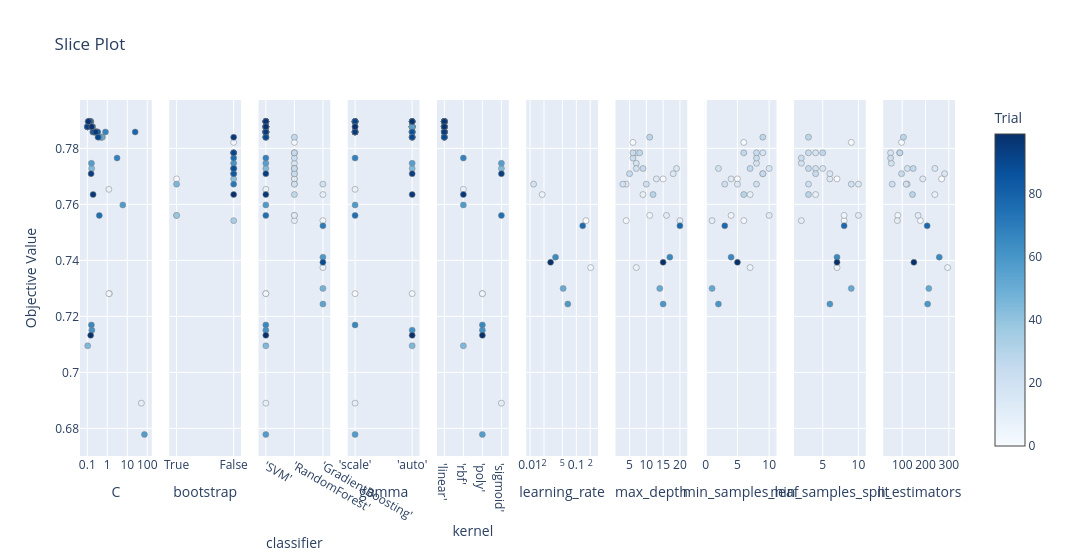

The notebook cell this image was saved under:
### Code cell
# 3. Slice Plot
plot_slice(study).show()

### Figure 1 — Plotly figure (JSON) as saved in the notebook; plotly's stock layout.template omitted (floating-point values rounded to 4 significant figures)
{"data": [{"marker": {"color": [0, 4, 7, 9, 28, 29, 30, 31, 32, 33, 34, 35, 36, 37, 38, 39, 40, 41, 42, 43, 44, 45, 46, 48, 49, 50, 51, 52, 53, 55, 56, 57, 58, 60, 61, 62, 63, 64, 65, 66, 67, 68, 69, 71, 72, 73, 74, 75, 76, 77, 78, 79, 80, 81, 82, 83, 84, 85, 86, 87, 88, 90, 91, 92, 93, 94, 95, 96, 97, 98, 99], "colorbar": {"title": {"text": "Trial"}, "x": 1, "xpad": 40}, "colorscale": [[0, "rgb(247,251,255)"], [0.125, "rgb(222,235,247)"], [0.25, "rgb(198,219,239)"], [0.375, "rgb(158,202,225)"], [0.5, "rgb(107,174,214)"], [0.625, "rgb(66,146,198)"], [0.75, "rgb(33,113,181)"], [0.875, "rgb(8,81,156)"], [1, "rgb(8,48,107)"]], "line": {"color": "Grey", "width": 0.5}, "showscale": true}, "mode": "markers", "name": "Feasible Trial", "showlegend": false, "type": "scatter", "x": [1.278, 1.21, 1.201, 50.89, 0.1036, 0.1378, 0.111, 0.1024, 0.106, 0.1029, 0.1047, 0.2862, 0.3268, 0.2862, 0.2669, 0.1108, 0.2566, 0.104, 0.1793, 0.567, 0.1656, 0.1049, 0.5213, 0.1835, 0.5319, 0.1705, 0.1007, 0.1854, 0.1575, 0.1009, 0.1614, 72.24, 5.984, 0.4105, 0.1386, 0.1696, 0.1508, 0.2322, 0.148, 0.1606, 0.8116, 3.091, 0.1386, 0.1364, 0.1456, 0.23, 0.1352, 0.4, 0.2252, 0.1298, 24.92, 0.1295, 0.2901, 0.1322, 0.1379, 0.2216, 0.3307, 0.1303, 0.1889, 0.1267, 0.2115, 0.3455, 0.1302, 0.1297, 0.1017, 0.1551, 0.2644, 0.1951, 0.1131, 0.1674, 0.1478], "xaxis": "x", "y": [0.7281, 0.7281, 0.7654, 0.689, 0.7877, 0.7896, 0.7896, 0.7877, 0.7877, 0.7877, 0.7877, 0.7858, 0.7858, 0.7858, 0.7858, 0.7896, 0.7858, 0.7877, 0.7877, 0.784, 0.7728, 0.7095, 0.784, 0.7877, 0.784, 0.7877, 0.7877, 0.7877, 0.7877, 0.7877, 0.7747, 0.6778, 0.7598, 0.784, 0.7896, 0.7151, 0.7896, 0.7858, 0.7896, 0.7169, 0.7858, 0.7765, 0.7896, 0.7896, 0.7896, 0.7858, 0.7896, 0.7561, 0.7858, 0.7896, 0.7858, 0.7896, 0.7858, 0.7896, 0.7896, 0.7858, 0.7858, 0.7896, 0.7858, 0.7896, 0.7858, 0.784, 0.7896, 0.7896, 0.7877, 0.7709, 0.7858, 0.7635, 0.7896, 0.7877, 0.7132], "yaxis": "y"}, {"marker": {"color": [1, 5, 11, 13, 2, 10, 12, 14, 15, 16, 17, 18, 20, 21, 22, 23, 24, 25, 26, 27], "colorbar": {"title": {"text": "Trial"}, "x": 1, "xpad": 40}, "colorscale": [[0, "rgb(247,251,255)"], [0.125, "rgb(222,235,247)"], [0.25, "rgb(198,219,239)"], [0.375, "rgb(158,202,225)"], [0.5, "rgb(107,174,214)"], [0.625, "rgb(66,146,198)"], [0.75, "rgb(33,113,181)"], [0.875, "rgb(8,81,156)"], [1, "rgb(8,48,107)"]], "line": {"color": "Grey", "width": 0.5}, "showscale": false}, "mode": "markers", "name": "Feasible Trial", "showlegend": false, "type": "scatter", "x": ["True", "True", "True", "True", "False", "False", "False", "False", "False", "False", "False", "False", "False", "False", "False", "False", "False", "False", "False", "False"], "xaxis": "x2", "y": [0.7691, 0.7561, 0.7561, 0.7672, 0.7821, 0.7542, 0.7691, 0.7709, 0.7728, 0.7784, 0.7747, 0.7728, 0.7672, 0.7765, 0.7784, 0.7709, 0.7728, 0.7784, 0.784, 0.7635], "yaxis": "y2"}, {"marker": {"color": [0, 4, 7, 9, 28, 29, 30, 31, 32, 33, 34, 35, 36, 37, 38, 39, 40, 41, 42, 43, 44, 45, 46, 48, 49, 50, 51, 52, 53, 55, 56, 57, 58, 60, 61, 62, 63, 64, 65, 66, 67, 68, 69, 71, 72, 73, 74, 75, 76, 77, 78, 79, 80, 81, 82, 83, 84, 85, 86, 87, 88, 90, 91, 92, 93, 94, 95, 96, 97, 98, 99, 1, 2, 5, 10, 11, 12, 13, 14, 15, 16, 17, 18, 20, 21, 22, 23, 24, 25, 26, 27, 3, 6, 8, 19, 47, 54, 59, 70, 89], "colorbar": {"title": {"text": "Trial"}, "x": 1, "xpad": 40}, "colorscale": [[0, "rgb(247,251,255)"], [0.125, "rgb(222,235,247)"], [0.25, "rgb(198,219,239)"], [0.375, "rgb(158,202,225)"], [0.5, "rgb(107,174,214)"], [0.625, "rgb(66,146,198)"], [0.75, "rgb(33,113,181)"], [0.875, "rgb(8,81,156)"], [1, "rgb(8,48,107)"]], "line": {"color": "Grey", "width": 0.5}, "showscale": false}, "mode": "markers", "name": "Feasible Trial", "showlegend": false, "type": "scatter", "x": ["'SVM'", "'SVM'", "'SVM'", "'SVM'", "'SVM'", "'SVM'", "'SVM'", "'SVM'", "'SVM'", "'SVM'", "'SVM'", "'SVM'", "'SVM'", "'SVM'", "'SVM'", "'SVM'", "'SVM'", "'SVM'", "'SVM'", "'SVM'", "'SVM'", "'SVM'", "'SVM'", "'SVM'", "'SVM'", "'SVM'", "'SVM'", "'SVM'", "'SVM'", "'SVM'", "'SVM'", "'SVM'", "'SVM'", "'SVM'", "'SVM'", "'SVM'", "'SVM'", "'SVM'", "'SVM'", "'SVM'", "'SVM'", "'SVM'", "'SVM'", "'SVM'", "'SVM'", "'SVM'", "'SVM'", "'SVM'", "'SVM'", "'SVM'", "'SVM'", "'SVM'", "'SVM'", "'SVM'", "'SVM'", "'SVM'", "'SVM'", "'SVM'", "'SVM'", "'SVM'", "'SVM'", "'SVM'", "'SVM'", "'SVM'", "'SVM'", "'SVM'", "'SVM'", "'SVM'", "'SVM'", "'SVM'", "'SVM'", "'RandomForest'", "'RandomForest'", "'RandomForest'", "'RandomForest'", "'RandomForest'", "'RandomForest'", "'RandomForest'", "'RandomForest'", "'RandomForest'", "'RandomForest'", "'RandomForest'", "'RandomForest'", "'RandomForest'", "'RandomForest'", "'RandomForest'", "'RandomForest'", "'RandomForest'", "'RandomForest'", "'RandomForest'", "'RandomForest'", "'GradientBoosting'", "'GradientBoosting'", "'GradientBoosting'", "'GradientBoosting'", "'GradientBoosting'", "'GradientBoosting'", "'GradientBoosting'", "'GradientBoosting'", "'GradientBoosting'"], "xaxis": "x3", "y": [0.7281, 0.7281, 0.7654, 0.689, 0.7877, 0.7896, 0.7896, 0.7877, 0.7877, 0.7877, 0.7877, 0.7858, 0.7858, 0.7858, 0.7858, 0.7896, 0.7858, 0.7877, 0.7877, 0.784, 0.7728, 0.7095, 0.784, 0.7877, 0.784, 0.7877, 0.7877, 0.7877, 0.7877, 0.7877, 0.7747, 0.6778, 0.7598, 0.784, 0.7896, 0.7151, 0.7896, 0.7858, 0.7896, 0.7169, 0.7858, 0.7765, 0.7896, 0.7896, 0.7896, 0.7858, 0.7896, 0.7561, 0.7858, 0.7896, 0.7858, 0.7896, 0.7858, 0.7896, 0.7896, 0.7858, 0.7858, 0.7896, 0.7858, 0.7896, 0.7858, 0.784, 0.7896, 0.7896, 0.7877, 0.7709, 0.7858, 0.7635, 0.7896, 0.7877, 0.7132, 0.7691, 0.7821, 0.7561, 0.7542, 0.7561, 0.7691, 0.7672, 0.7709, 0.7728, 0.7784, 0.7747, 0.7728, 0.7672, 0.7765, 0.7784, 0.7709, 0.7728, 0.7784, 0.784, 0.7635, 0.7542, 0.7374, 0.7635, 0.7672, 0.73, 0.7244, 0.7412, 0.7523, 0.7393], "yaxis": "y3"}, {"marker": {"color": [0, 7, 9, 57, 58, 65, 66, 67, 68, 69, 71, 72, 73, 74, 75, 76, 77, 78, 79, 80, 81, 82, 83, 84, 88, 91, 92, 93, 95, 98, 4, 28, 29, 30, 31, 32, 33, 34, 35, 36, 37, 38, 39, 40, 41, 42, 43, 44, 45, 46, 48, 49, 50, 51, 52, 53, 55, 56, 60, 61, 62, 63, 64, 85, 86, 87, 90, 94, 96, 97, 99], "colorbar": {"title": {"text": "Trial"}, "x": 1, "xpad": 40}, "colorscale": [[0, "rgb(247,251,255)"], [0.125, "rgb(222,235,247)"], [0.25, "rgb(198,219,239)"], [0.375, "rgb(158,202,225)"], [0.5, "rgb(107,174,214)"], [0.625, "rgb(66,146,198)"], [0.75, "rgb(33,113,181)"], [0.875, "rgb(8,81,156)"], [1, "rgb(8,48,107)"]], "line": {"color": "Grey", "width": 0.5}, "showscale": false}, "mode": "markers", "name": "Feasible Trial", "showlegend": false, "type": "scatter", "x": ["'scale'", "'scale'", "'scale'", "'scale'", "'scale'", "'scale'", "'scale'", "'scale'", "'scale'", "'scale'", "'scale'", "'scale'", "'scale'", "'scale'", "'scale'", "'scale'", "'scale'", "'scale'", "'scale'", "'scale'", "'scale'", "'scale'", "'scale'", "'scale'", "'scale'", "'scale'", "'scale'", "'scale'", "'scale'", "'scale'", "'auto'", "'auto'", "'auto'", "'auto'", "'auto'", "'auto'", "'auto'", "'auto'", "'auto'", "'auto'", "'auto'", "'auto'", "'auto'", "'auto'", "'auto'", "'auto'", "'auto'", "'auto'", "'auto'", "'auto'", "'auto'", "'auto'", "'auto'", "'auto'", "'auto'", "'auto'", "'auto'", "'auto'", "'auto'", "'auto'", "'auto'", "'auto'", "'auto'", "'auto'", "'auto'", "'auto'", "'auto'", "'auto'", "'auto'", "'auto'", "'auto'"], "xaxis": "x4", "y": [0.7281, 0.7654, 0.689, 0.6778, 0.7598, 0.7896, 0.7169, 0.7858, 0.7765, 0.7896, 0.7896, 0.7896, 0.7858, 0.7896, 0.7561, 0.7858, 0.7896, 0.7858, 0.7896, 0.7858, 0.7896, 0.7896, 0.7858, 0.7858, 0.7858, 0.7896, 0.7896, 0.7877, 0.7858, 0.7877, 0.7281, 0.7877, 0.7896, 0.7896, 0.7877, 0.7877, 0.7877, 0.7877, 0.7858, 0.7858, 0.7858, 0.7858, 0.7896, 0.7858, 0.7877, 0.7877, 0.784, 0.7728, 0.7095, 0.784, 0.7877, 0.784, 0.7877, 0.7877, 0.7877, 0.7877, 0.7877, 0.7747, 0.784, 0.7896, 0.7151, 0.7896, 0.7858, 0.7896, 0.7858, 0.7896, 0.784, 0.7709, 0.7635, 0.7896, 0.7132], "yaxis": "y4"}, {"marker": {"color": [28, 29, 30, 31, 32, 33, 34, 35, 36, 37, 38, 39, 40, 41, 42, 43, 46, 48, 49, 50, 51, 52, 53, 55, 60, 61, 63, 64, 65, 67, 69, 71, 72, 73, 74, 76, 77, 78, 79, 80, 81, 82, 83, 84, 85, 86, 87, 88, 90, 91, 92, 93, 95, 97, 98, 7, 45, 58, 68, 96, 0, 4, 57, 62, 66, 99, 9, 44, 56, 75, 94], "colorbar": {"title": {"text": "Trial"}, "x": 1, "xpad": 40}, "colorscale": [[0, "rgb(247,251,255)"], [0.125, "rgb(222,235,247)"], [0.25, "rgb(198,219,239)"], [0.375, "rgb(158,202,225)"], [0.5, "rgb(107,174,214)"], [0.625, "rgb(66,146,198)"], [0.75, "rgb(33,113,181)"], [0.875, "rgb(8,81,156)"], [1, "rgb(8,48,107)"]], "line": {"color": "Grey", "width": 0.5}, "showscale": false}, "mode": "markers", "name": "Feasible Trial", "showlegend": false, "type": "scatter", "x": ["'linear'", "'linear'", "'linear'", "'linear'", "'linear'", "'linear'", "'linear'", "'linear'", "'linear'", "'linear'", "'linear'", "'linear'", "'linear'", "'linear'", "'linear'", "'linear'", "'linear'", "'linear'", "'linear'", "'linear'", "'linear'", "'linear'", "'linear'", "'linear'", "'linear'", "'linear'", "'linear'", "'linear'", "'linear'", "'linear'", "'linear'", "'linear'", "'linear'", "'linear'", "'linear'", "'linear'", "'linear'", "'linear'", "'linear'", "'linear'", "'linear'", "'linear'", "'linear'", "'linear'", "'linear'", "'linear'", "'linear'", "'linear'", "'linear'", "'linear'", "'linear'", "'linear'", "'linear'", "'linear'", "'linear'", "'rbf'", "'rbf'", "'rbf'", "'rbf'", "'rbf'", "'poly'", "'poly'", "'poly'", "'poly'", "'poly'", "'poly'", "'sigmoid'", "'sigmoid'", "'sigmoid'", "'sigmoid'", "'sigmoid'"], "xaxis": "x5", "y": [0.7877, 0.7896, 0.7896, 0.7877, 0.7877, 0.7877, 0.7877, 0.7858, 0.7858, 0.7858, 0.7858, 0.7896, 0.7858, 0.7877, 0.7877, 0.784, 0.784, 0.7877, 0.784, 0.7877, 0.7877, 0.7877, 0.7877, 0.7877, 0.784, 0.7896, 0.7896, 0.7858, 0.7896, 0.7858, 0.7896, 0.7896, 0.7896, 0.7858, 0.7896, 0.7858, 0.7896, 0.7858, 0.7896, 0.7858, 0.7896, 0.7896, 0.7858, 0.7858, 0.7896, 0.7858, 0.7896, 0.7858, 0.784, 0.7896, 0.7896, 0.7877, 0.7858, 0.7896, 0.7877, 0.7654, 0.7095, 0.7598, 0.7765, 0.7635, 0.7281, 0.7281, 0.6778, 0.7151, 0.7169, 0.7132, 0.689, 0.7728, 0.7747, 0.7561, 0.7709], "yaxis": "y5"}, {"marker": {"color": [3, 6, 8, 19, 47, 54, 59, 70, 89], "colorbar": {"title": {"text": "Trial"}, "x": 1, "xpad": 40}, "colorscale": [[0, "rgb(247,251,255)"], [0.125, "rgb(222,235,247)"], [0.25, "rgb(198,219,239)"], [0.375, "rgb(158,202,225)"], [0.5, "rgb(107,174,214)"], [0.625, "rgb(66,146,198)"], [0.75, "rgb(33,113,181)"], [0.875, "rgb(8,81,156)"], [1, "rgb(8,48,107)"]], "line": {"color": "Grey", "width": 0.5}, "showscale": false}, "mode": "markers", "name": "Feasible Trial", "showlegend": false, "type": "scatter", "x": [0.1617, 0.2042, 0.01824, 0.0119, 0.05192, 0.06556, 0.03553, 0.1374, 0.02777], "xaxis": "x6", "y": [0.7542, 0.7374, 0.7635, 0.7672, 0.73, 0.7244, 0.7412, 0.7523, 0.7393], "yaxis": "y6"}, {"marker": {"color": [1, 2, 3, 5, 6, 8, 10, 11, 12, 13, 14, 15, 16, 17, 18, 19, 20, 21, 22, 23, 24, 25, 26, 27, 47, 54, 59, 70, 89], "colorbar": {"title": {"text": "Trial"}, "x": 1, "xpad": 40}, "colorscale": [[0, "rgb(247,251,255)"], [0.125, "rgb(222,235,247)"], [0.25, "rgb(198,219,239)"], [0.375, "rgb(158,202,225)"], [0.5, "rgb(107,174,214)"], [0.625, "rgb(66,146,198)"], [0.75, "rgb(33,113,181)"], [0.875, "rgb(8,81,156)"], [1, "rgb(8,48,107)"]], "line": {"color": "Grey", "width": 0.5}, "showscale": false}, "mode": "markers", "name": "Feasible Trial", "showlegend": false, "type": "scatter", "x": [15, 6, 4, 11, 7, 9, 20, 16, 13, 4, 18, 19, 7, 7, 7, 3, 10, 6, 6, 5, 9, 8, 11, 12, 14, 15, 17, 20, 15], "xaxis": "x7", "y": [0.7691, 0.7821, 0.7542, 0.7561, 0.7374, 0.7635, 0.7542, 0.7561, 0.7691, 0.7672, 0.7709, 0.7728, 0.7784, 0.7747, 0.7728, 0.7672, 0.7672, 0.7765, 0.7784, 0.7709, 0.7728, 0.7784, 0.784, 0.7635, 0.73, 0.7244, 0.7412, 0.7523, 0.7393], "yaxis": "y7"}, {"marker": {"color": [1, 2, 3, 5, 6, 8, 10, 11, 12, 13, 14, 15, 16, 17, 18, 19, 20, 21, 22, 23, 24, 25, 26, 27, 47, 54, 59, 70, 89], "colorbar": {"title": {"text": "Trial"}, "x": 1, "xpad": 40}, "colorscale": [[0, "rgb(247,251,255)"], [0.125, "rgb(222,235,247)"], [0.25, "rgb(198,219,239)"], [0.375, "rgb(158,202,225)"], [0.5, "rgb(107,174,214)"], [0.625, "rgb(66,146,198)"], [0.75, "rgb(33,113,181)"], [0.875, "rgb(8,81,156)"], [1, "rgb(8,48,107)"]], "line": {"color": "Grey", "width": 0.5}, "showscale": false}, "mode": "markers", "name": "Feasible Trial", "showlegend": false, "type": "scatter", "x": [5, 6, 6, 4, 7, 7, 1, 10, 4, 5, 9, 10, 9, 8, 2, 8, 3, 8, 8, 9, 7, 6, 9, 6, 1, 2, 4, 3, 5], "xaxis": "x8", "y": [0.7691, 0.7821, 0.7542, 0.7561, 0.7374, 0.7635, 0.7542, 0.7561, 0.7691, 0.7672, 0.7709, 0.7728, 0.7784, 0.7747, 0.7728, 0.7672, 0.7672, 0.7765, 0.7784, 0.7709, 0.7728, 0.7784, 0.784, 0.7635, 0.73, 0.7244, 0.7412, 0.7523, 0.7393], "yaxis": "y8"}, {"marker": {"color": [1, 2, 3, 5, 6, 8, 10, 11, 12, 13, 14, 15, 16, 17, 18, 19, 20, 21, 22, 23, 24, 25, 26, 27, 47, 54, 59, 70, 89], "colorbar": {"title": {"text": "Trial"}, "x": 1, "xpad": 40}, "colorscale": [[0, "rgb(247,251,255)"], [0.125, "rgb(222,235,247)"], [0.25, "rgb(198,219,239)"], [0.375, "rgb(158,202,225)"], [0.5, "rgb(107,174,214)"], [0.625, "rgb(66,146,198)"], [0.75, "rgb(33,113,181)"], [0.875, "rgb(8,81,156)"], [1, "rgb(8,48,107)"]], "line": {"color": "Grey", "width": 0.5}, "showscale": false}, "mode": "markers", "name": "Feasible Trial", "showlegend": false, "type": "scatter", "x": [7, 9, 8, 8, 7, 4, 2, 10, 6, 10, 6, 5, 4, 2, 4, 9, 3, 2, 3, 4, 3, 5, 3, 3, 9, 6, 7, 8, 7], "xaxis": "x9", "y": [0.7691, 0.7821, 0.7542, 0.7561, 0.7374, 0.7635, 0.7542, 0.7561, 0.7691, 0.7672, 0.7709, 0.7728, 0.7784, 0.7747, 0.7728, 0.7672, 0.7672, 0.7765, 0.7784, 0.7709, 0.7728, 0.7784, 0.784, 0.7635, 0.73, 0.7244, 0.7412, 0.7523, 0.7393], "yaxis": "y9"}, {"marker": {"color": [1, 2, 3, 5, 6, 8, 10, 11, 12, 13, 14, 15, 16, 17, 18, 19, 20, 21, 22, 23, 24, 25, 26, 27, 47, 54, 59, 70, 89], "colorbar": {"title": {"text": "Trial"}, "x": 1, "xpad": 40}, "colorscale": [[0, "rgb(247,251,255)"], [0.125, "rgb(222,235,247)"], [0.25, "rgb(198,219,239)"], [0.375, "rgb(158,202,225)"], [0.5, "rgb(107,174,214)"], [0.625, "rgb(66,146,198)"], [0.75, "rgb(33,113,181)"], [0.875, "rgb(8,81,156)"], [1, "rgb(8,48,107)"]], "line": {"color": "Grey", "width": 0.5}, "showscale": false}, "mode": "markers", "name": "Feasible Trial", "showlegend": false, "type": "scatter", "x": [269, 97, 178, 81, 295, 240, 79, 168, 188, 121, 282, 240, 50, 53, 122, 117, 57, 50, 89, 97, 147, 90, 105, 144, 214, 209, 259, 207, 150], "xaxis": "x10", "y": [0.7691, 0.7821, 0.7542, 0.7561, 0.7374, 0.7635, 0.7542, 0.7561, 0.7691, 0.7672, 0.7709, 0.7728, 0.7784, 0.7747, 0.7728, 0.7672, 0.7672, 0.7765, 0.7784, 0.7709, 0.7728, 0.7784, 0.784, 0.7635, 0.73, 0.7244, 0.7412, 0.7523, 0.7393], "yaxis": "y10"}], "layout": {"title": {"text": "Slice Plot"}, "width": 3000, "xaxis": {"anchor": "y", "domain": [0, 0.082], "title": {"text": "C"}, "type": "log"}, "xaxis10": {"anchor": "y10", "domain": [0.918, 1.0], "title": {"text": "n_estimators"}}, "xaxis2": {"anchor": "y2", "categoryarray": ["True", "False"], "categoryorder": "array", "domain": [0.102, 0.184], "title": {"text": "bootstrap"}, "type": "category"}, "xaxis3": {"anchor": "y3", "categoryarray": ["'SVM'", "'RandomForest'", "'GradientBoosting'"], "categoryorder": "array", "domain": [0.204, 0.286], "title": {"text": "classifier"}, "type": "category"}, "xaxis4": {"anchor": "y4", "categoryarray": ["'scale'", "'auto'"], "categoryorder": "array", "domain": [0.306, 0.388], "title": {"text": "gamma"}, "type": "category"}, "xaxis5": {"anchor": "y5", "categoryarray": ["'linear'", "'rbf'", "'poly'", "'sigmoid'"], "categoryorder": "array", "domain": [0.408, 0.49], "title": {"text": "kernel"}, "type": "category"}, "xaxis6": {"anchor": "y6", "domain": [0.51, 0.592], "title": {"text": "learning_rate"}, "type": "log"}, "xaxis7": {"anchor": "y7", "domain": [0.612, 0.694], "title": {"text": "max_depth"}}, "xaxis8": {"anchor": "y8", "domain": [0.714, 0.796], "title": {"text": "min_samples_leaf"}}, "xaxis9": {"anchor": "y9", "domain": [0.816, 0.898], "title": {"text": "min_samples_split"}}, "yaxis": {"anchor": "x", "domain": [0, 1], "title": {"text": "Objective Value"}}, "yaxis10": {"anchor": "x10", "domain": [0, 1], "matches": "y", "showticklabels": false}, "yaxis2": {"anchor": "x2", "domain": [0, 1], "matches": "y", "showticklabels": false}, "yaxis3": {"anchor": "x3", "domain": [0, 1], "matches": "y", "showticklabels": false}, "yaxis4": {"anchor": "x4", "domain": [0, 1], "matches": "y", "showticklabels": false}, "yaxis5": {"anchor": "x5", "domain": [0, 1], "matches": "y", "showticklabels": false}, "yaxis6": {"anchor": "x6", "domain": [0, 1], "matches": "y", "showticklabels": false}, "yaxis7": {"anchor": "x7", "domain": [0, 1], "matches": "y", "showticklabels": false}, "yaxis8": {"anchor": "x8", "domain": [0, 1], "matches": "y", "showticklabels": false}, "yaxis9": {"anchor": "x9", "domain": [0, 1], "matches": "y", "showticklabels": false}}}
